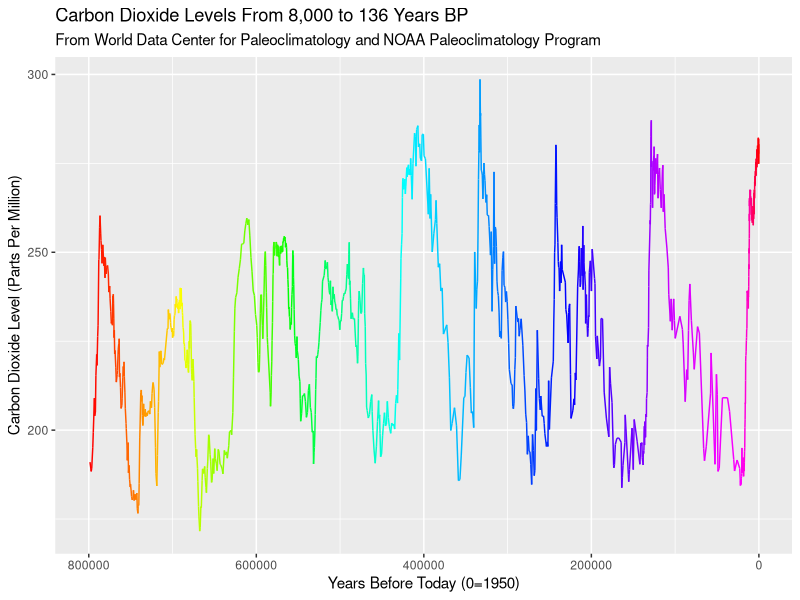
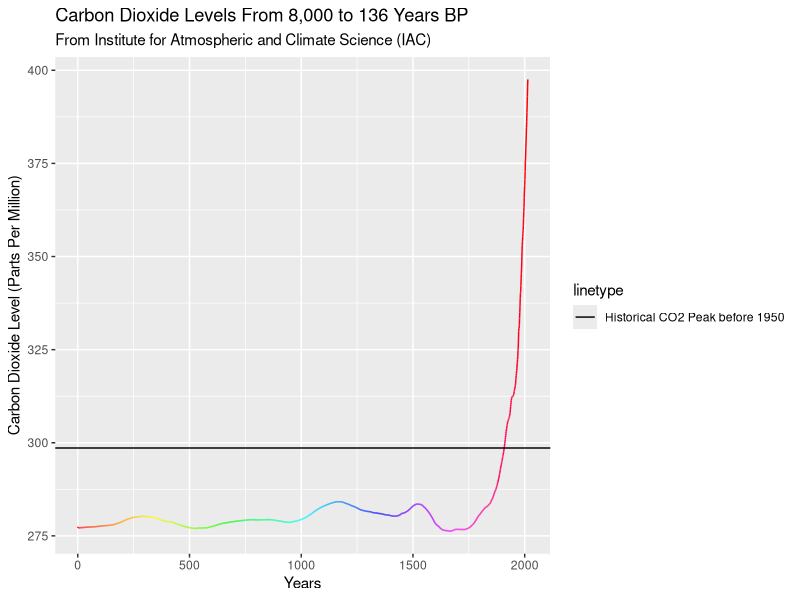

Generate these figures, in order, with R:
#From: Codeacademy course R
# Climate scientists have measured the concentration of carbon dioxide (CO2) 
# in the Earth’s atmosphere dating back thousands of years. In this project, 
# we will investigate two datasets containing information about the carbon 
# dioxide levels in the atmosphere. We will specifically look at the increase 
# in carbon dioxide levels over the past hundred years relative to the variability 
# in levels of CO2 in the atmosphere over eight millennia.
# 
# These data are calculated by analyzing ice cores. Over time, gas gets trapped 
# in the ice of Antarctica. Scientists can take samples of that ice and see how 
# much carbon is in it. The deeper you go into the ice, the farther back in time 
# you can analyze!
#   
# The first dataset comes from World Data Center for Paleoclimatology, Boulder
# and NOAA Paleoclimatology Program and describes the carbon dioxide levels back
# thousands of years “Before Present” (BP) or before January 1, 1950.
# 
# The second dataset explores carbon dioxide starting at year zero up until the 
# recent year of 2014. This dataset was compiled by the Institute for Atmospheric
# and Climate Science (IAC) at Eidgenössische Technische Hochschule in Zürich, Switzerland.
# 
# In order to understand the information in these datasets, it’s important to understand 
# two key facts about the data:
#   
#   The metric for carbon dioxide level is measured as parts per million or CO2 ppmv. 
#   This number describes the number of carbon dioxide molecules per one million gas 
#   molecules in our atmosphere.
#   
#   The second metric describes years before present, which is “a time scale used 
#   mainly in … scientific disciplines to specify when events occurred in the past… 
#   standard practice is to use 1 January 1950 as the commencement date of the age scale, 
#   reflecting the origin of practical radiocarbon dating in the 1950s. The abbreviation 
#   “BP” has alternatively been interpreted as “Before Physics” that is, before nuclear 
#   weapons testing artificially altered the proportion of the carbon isotopes in the 
#   atmosphere, making dating after that time likely to be unreliable.” This means that
#   saying “the year 20 BP” would be the equivalent of saying “The year 1930.”

library(readr)
library(dplyr)
library(ggplot2)

options(scipen=10000)

setwd("~/Documents/Data Analytics/DataR/CarbonDioxide")
noaa_data <- read.csv("carbon_dioxide_levels.csv")
View(noaa_data)

str(noaa_data)

noaa_viz <- ggplot(data=noaa_data, aes(x=Age_yrBP, y=CO2_ppmv)) +
  #geom_line(color=topo.colors(1096)) +
  geom_line(color=rainbow(1096)) +
  labs(title = "Carbon Dioxide Levels From 8,000 to 136 Years BP", subtitle = "From World Data Center for Paleoclimatology and NOAA Paleoclimatology Program", x="Years Before Today (0=1950)", y= "Carbon Dioxide Level (Parts Per Million)")

noaa_viz + scale_x_reverse(lim=c(800000,0))

iac_data <- read.csv("yearly_co2.csv")
str(iac_data)
head(iac_data)

iac_viz <- ggplot(data=iac_data, aes(x=year, y=data_mean_global)) +
  geom_line(color=rainbow(2015)) +
  labs(title = "Carbon Dioxide Levels From 8,000 to 136 Years BP", subtitle = "From Institute for Atmospheric and Climate Science (IAC)", x="Years", y= "Carbon Dioxide Level (Parts Per Million)")

millennia_max <- max(noaa_data$CO2_ppmv)
millennia_max

iac_viz + geom_hline(aes(yintercept=millennia_max, linetype= "Historical CO2 Peak before 1950"))
